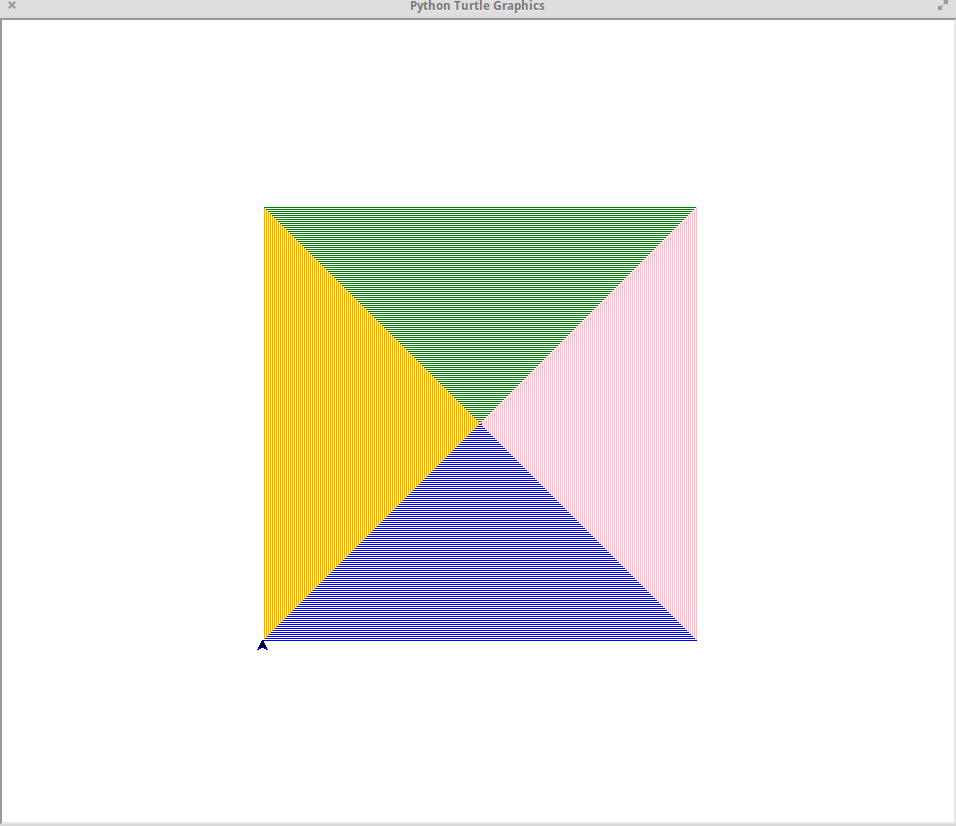

Python code for this plot:
#!/usr/bin/env python

from time import sleep
from turtle import Pen, forward, right, width, pencolor


colors = ["green", "pink","blue", "orange"]
canvas = Pen()

for num in xrange(435):
        canvas.pencolor(colors[num % 4])
        canvas.width(0.7)
        canvas.forward(num)
        canvas.right(90)

sleep(500)
